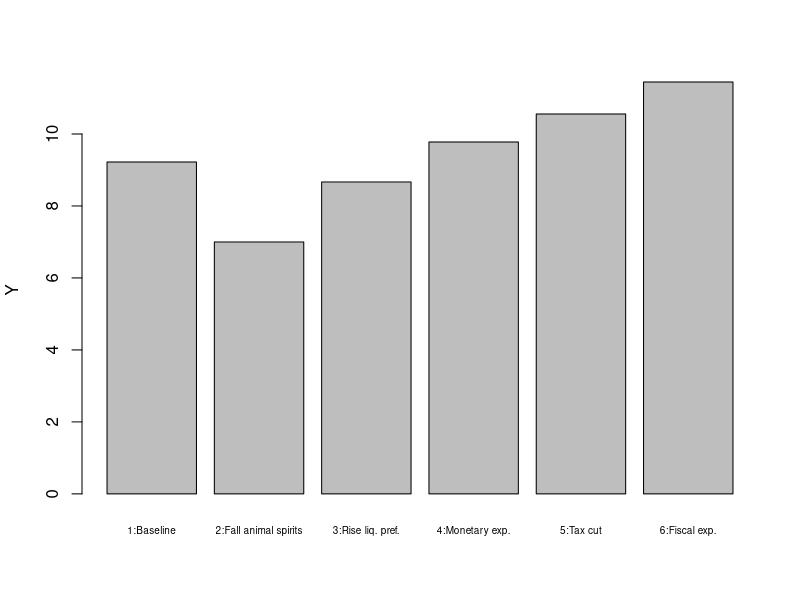
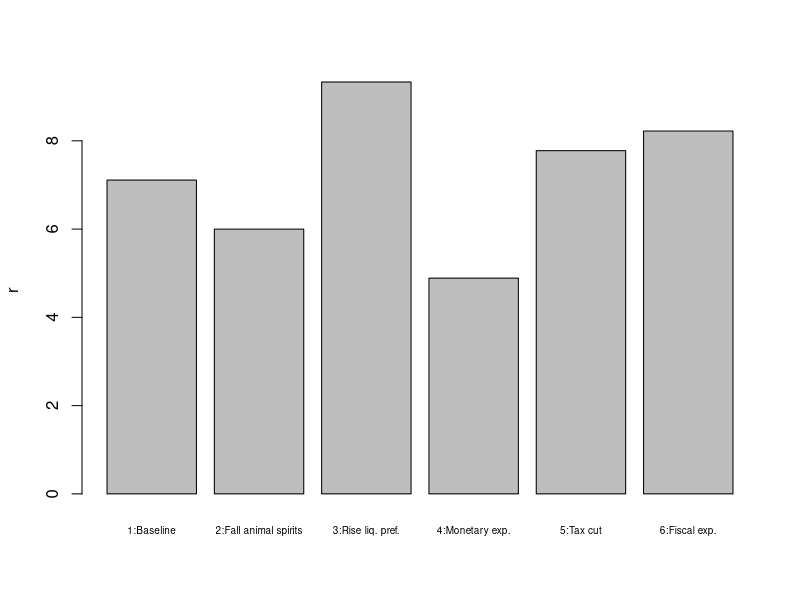
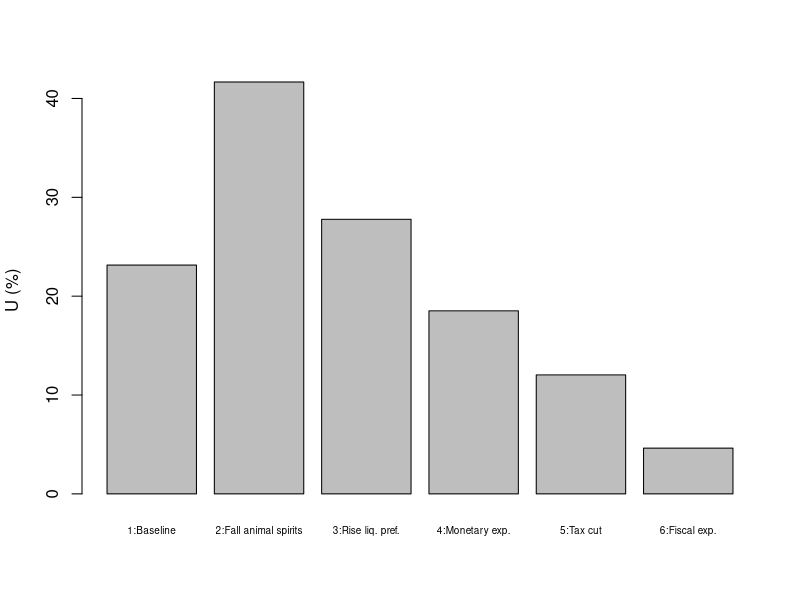
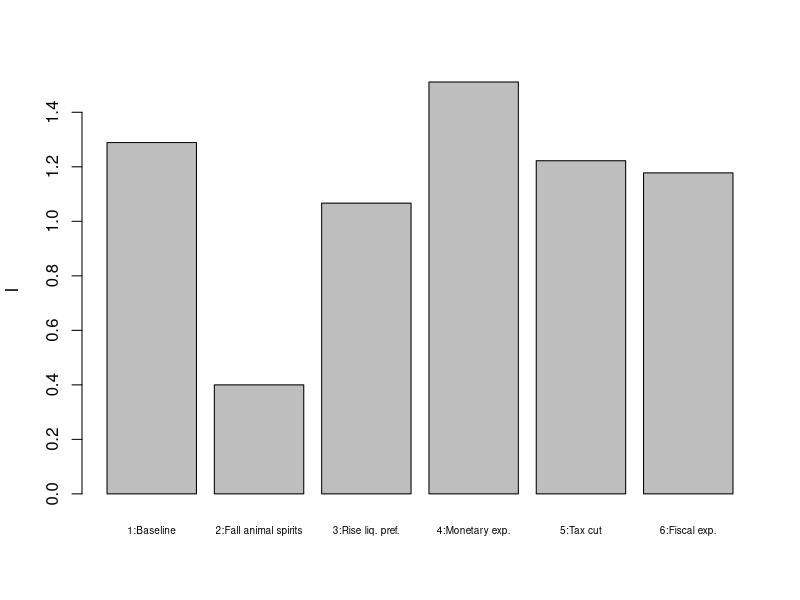
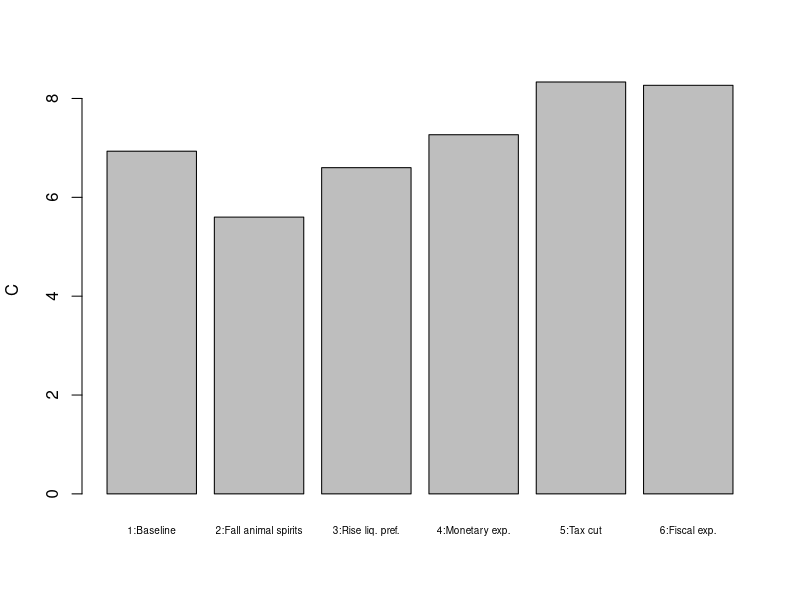
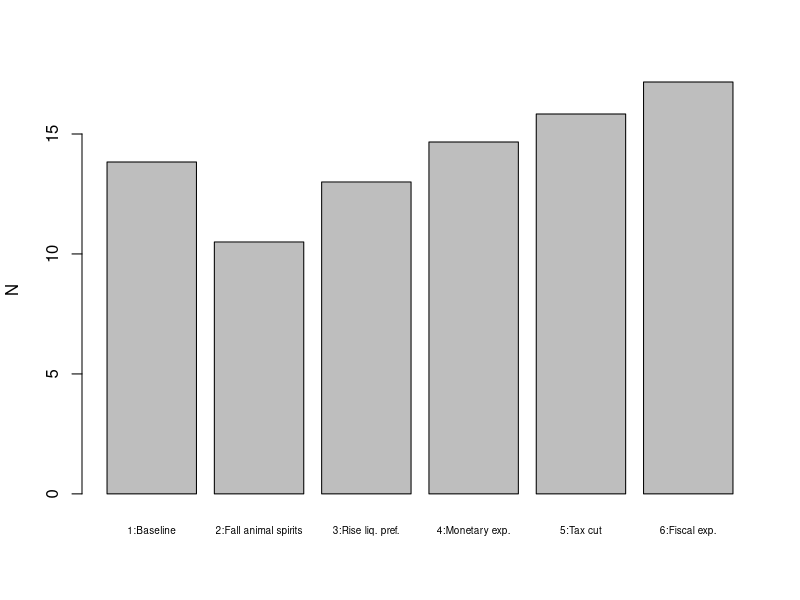
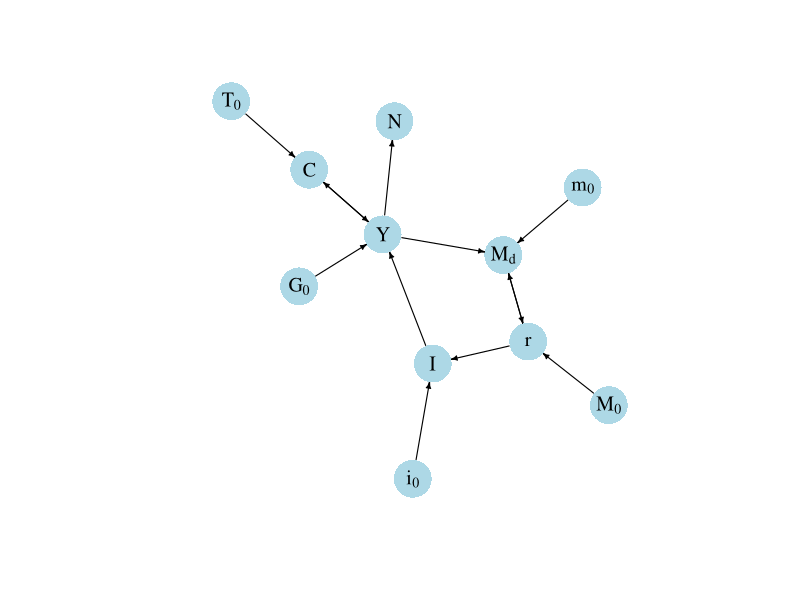

Recreate these plots in R, in order.
## ---- chunk 1
#Clear the environment
rm(list=ls(all=TRUE))

# Set number of scenarios (including baseline)
S=6

#Create vector in which equilibrium solutions from different parameterisations will be stored
Y_star=vector(length=S) # Income/output
C_star=vector(length=S) # Consumption
I_star=vector(length=S) # Investment
r_star=vector(length=S) # Real interest rate
N_star=vector(length=S) # Employment
U_star=vector(length=S) # Unemployment rate

# Set exogenous variables that will be shifted
i0=vector(length=S) # autonomous investment
m0=vector(length=S) # Autonomous demand for money
M0=vector(length=S) # money supply
G0=vector(length=S) # government spending
T0=vector(length=S) # taxes
i0[]=2
m0[]=6
M0[]=5   
G0[]=1   
T0[]=1

## Construct scenarios
# scenario 2: fall in animal spirits
i0[2]=1
 
#scenario 3: increase in liquidity preference
m0[3]=7

# scenario 4: monetary expansion 
M0[4]=6

# scenario 5: reduction in tax rate
T0[5]=0  

# scenario 6: fiscal expansion
G0[6]=2 

#Set constant parameter values
c0=2   # Autonomous consumption
c1=0.6 # Sensitivity of consumption with respect to the income (marginal propensity to consume)
i1=0.1 # Sensitivity of investment with respect to the interest rate
m1=0.2 # Sensitivity of money demand with respect to income
m2=0.4 # Sensitivity of money demand with respect to interest rate
a=1.5  # labour coefficient
Nf=18  # Full employment/labour force

# Initialise endogenous variables at some arbitrary positive value 
Y = C = I =r = N = U = 1

#Solve this system numerically through 1000 iterations based on the initialisation

for (i in 1:S){
  
  for (iterations in 1:1000){
    
    #Model equations
    
    # Goods market equilibrium
    Y = C + I + G0[i]
    
    # Consumption demand
    C = c0 + c1*(Y-T0[i])
    
    # Investment demand
    I = i0[i] - i1*r
    
    # Money market, solved for interest rate
    r = (m0[i] - M0[i])/m2 + m1*Y/m2
    
    # Employment
    N = a*Y 
    
    #Unemployment rate
    U = (1 - N/Nf)
    
  }
  #Save results for different parameterisations in vector
  Y_star[i]=Y
  C_star[i]=C
  I_star[i]=I
  r_star[i]=r
  N_star[i]=N
  U_star[i]=U
}

## ---- chunk 2
#| label: fig-output
#| fig-cap: Output
barplot(Y_star, ylab="Y", names.arg=c("1:Baseline", "2:Fall animal spirits", "3:Rise liq. pref.",
                                      "4:Monetary exp.", "5:Tax cut", "6:Fiscal exp."), cex.names = 0.6)
## ---- chunk 3
#| label: fig-r
#| fig-cap: Interest rate
barplot(r_star, ylab="r", names.arg=c("1:Baseline", "2:Fall animal spirits", "3:Rise liq. pref.",
                                      "4:Monetary exp.", "5:Tax cut", "6:Fiscal exp."), cex.names = 0.6)
## ---- chunk 4
#| label: fig-U
#| fig-cap: Unemployment
barplot(U_star*100, ylab="U (%)", names.arg=c("1:Baseline", "2:Fall animal spirits", "3:Rise liq. pref.",
                                              "4:Monetary exp.", "5:Tax cut", "6:Fiscal exp."), cex.names = 0.6)

## ---- chunk 5
#| label: fig-I
#| fig-cap: Investment
barplot(I_star, ylab="I", names.arg=c("1:Baseline", "2:Fall animal spirits", "3:Rise liq. pref.",
                                      "4:Monetary exp.", "5:Tax cut", "6:Fiscal exp."), cex.names = 0.6)
## ---- chunk 6
#| label: fig-C
#| fig-cap: Consumption
barplot(C_star, ylab="C", names.arg=c("1:Baseline", "2:Fall animal spirits", "3:Rise liq. pref.",
                                      "4:Monetary exp.", "5:Tax cut", "6:Fiscal exp."), cex.names = 0.6)
## ---- chunk 7
#| label: fig-N
#| fig-cap: Employment
barplot(N_star, ylab="N", names.arg=c("1:Baseline", "2:Fall animal spirits", "3:Rise liq. pref.", "4:Monetary exp.", "5:Tax cut", "6:Fiscal exp."), cex.names = 0.6)
## ---- chunk 8
#| label: fig-DAG
#| fig-cap: Directed graph of IS-LM model
#| message: false

# Construct auxiliary Jacobian matrix for 11 variables: Y, C, I, G, T, r, M0, N, i0, m0, Md
# where non-zero elements in regular Jacobian are set to 1 and zero elements are unchanged

M_mat=matrix(c(0,1,1,1,0,0,0,0,0,0,0,
              1,0,0,0,1,0,0,0,0,0,0,
              0,0,0,0,0,1,0,0,1,0,0,
              0,0,0,0,0,0,0,0,0,0,0,
              0,0,0,0,0,0,0,0,0,0,0,
              0,0,0,0,0,0,1,0,0,0,1,
              0,0,0,0,0,0,0,0,0,0,0,
              1,0,0,0,0,0,0,0,0,0,0,
              0,0,0,0,0,0,0,0,0,0,0,
              0,0,0,0,0,0,0,0,0,0,0,
              1,0,0,0,0,1,0,0,0,1,0), 11, 11, byrow=TRUE)

# Create adjacency matrix from transpose of auxiliary Jacobian 
A_mat=t(M_mat)

# Create directed graph from adjacency matrix
library(igraph)
dg= graph_from_adjacency_matrix(A_mat, mode="directed", weighted= NULL)

# Define node labels
V(dg)$name=c("Y", "C", "I", expression(G[0]), expression(T[0]), "r", expression(M[0]), "N", expression(i[0]), expression(m[0]), expression(M[d]))

# Plot directed graph
plot(dg, main="", vertex.size=20, vertex.color="lightblue", 
     vertex.label.color="black", edge.arrow.size=0.3, edge.width=1.1, edge.size=1.2,
     edge.arrow.width=1.2, edge.color="black", vertex.label.cex=1.2, 
     vertex.frame.color="NA", margin=-0.08)
## ---- chunk 9
Y_star[6]-Y_star[1] # numerical approach

m2/((1-c1)*m2+i1*m1) # analytical approach
